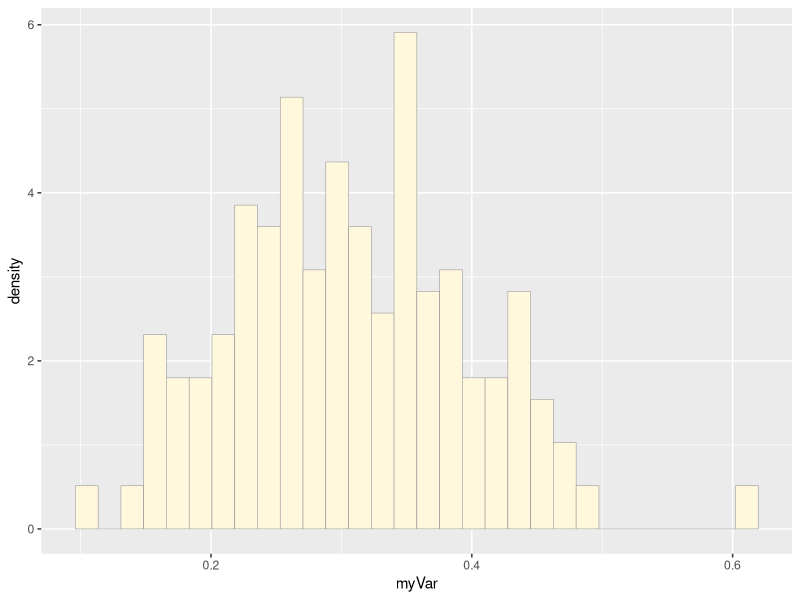
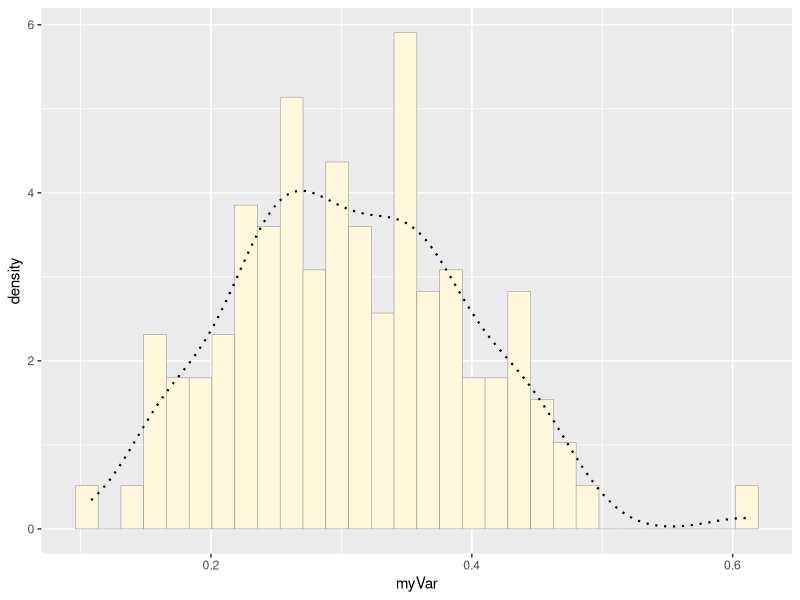
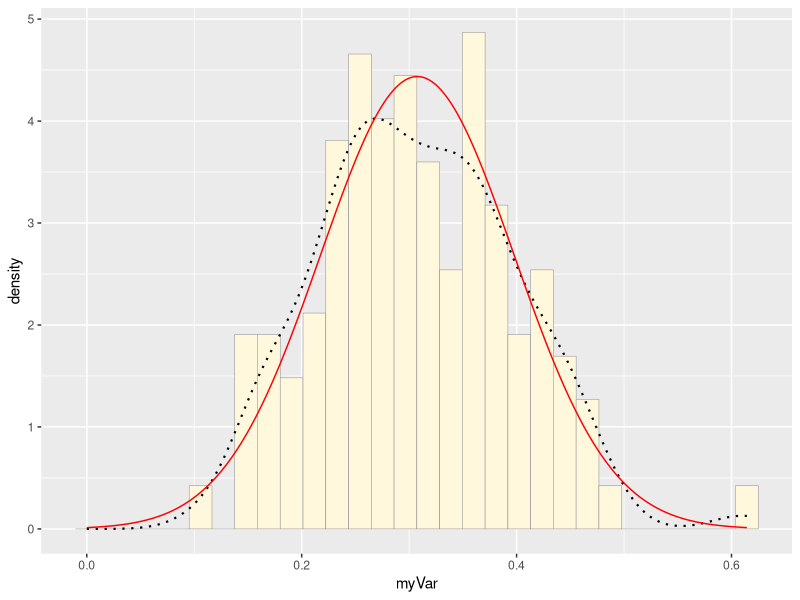
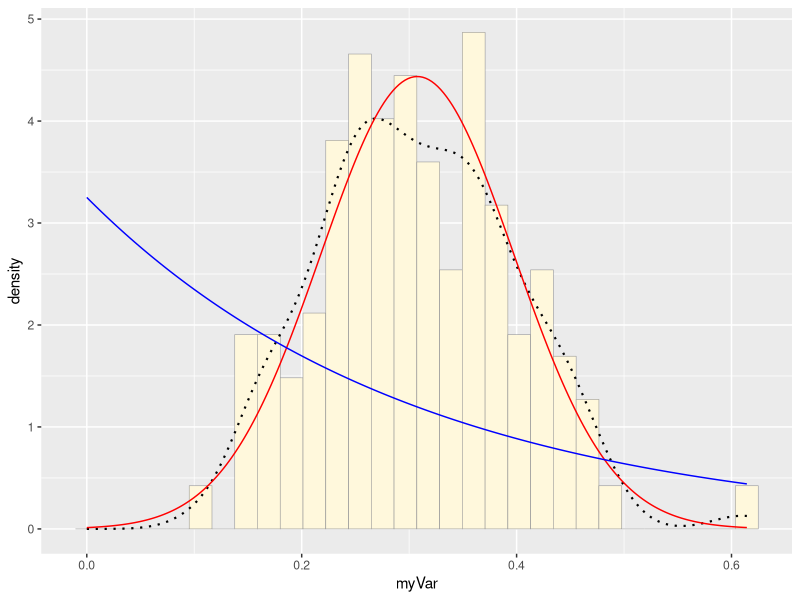
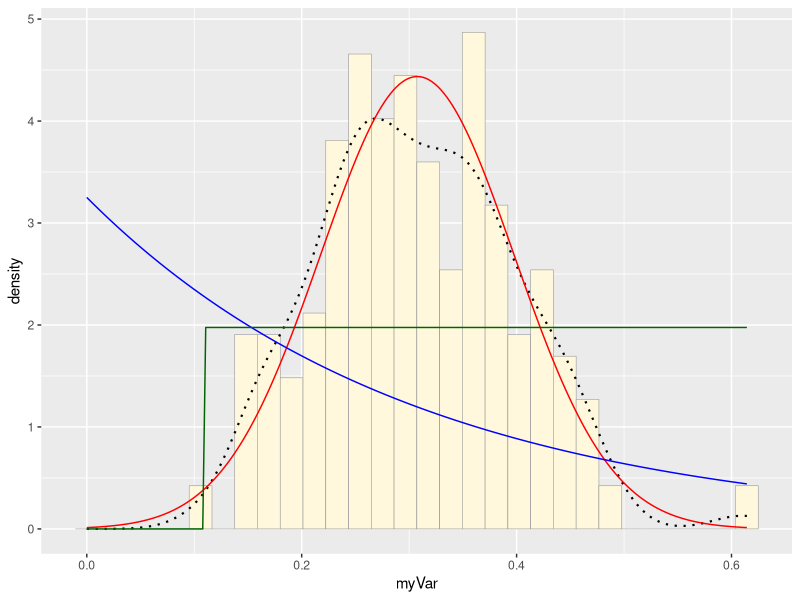
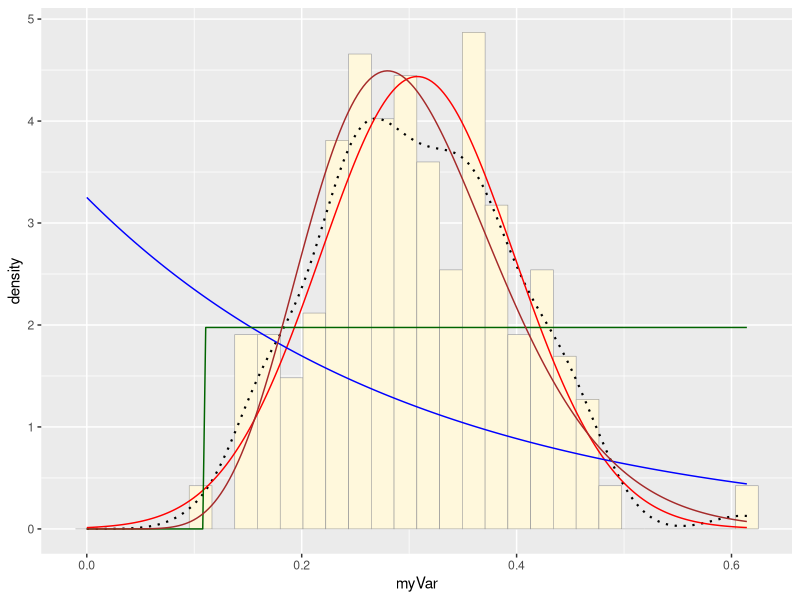
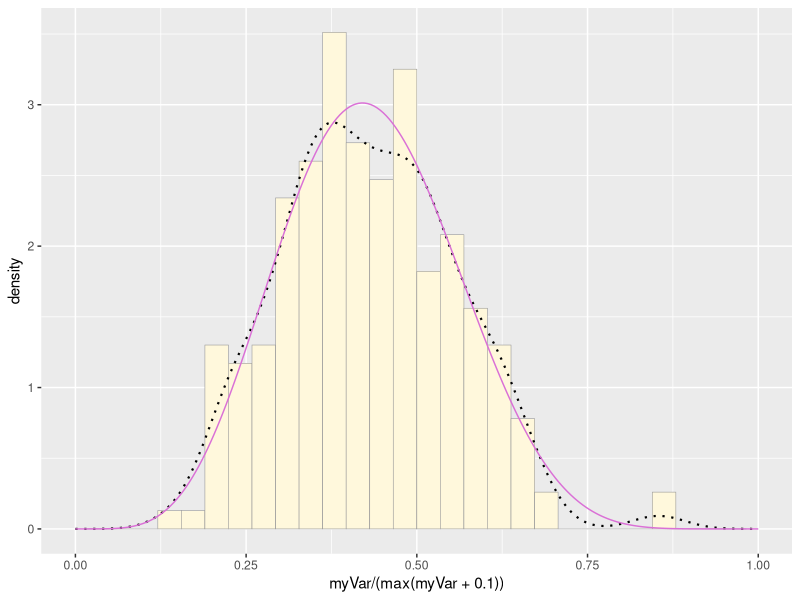
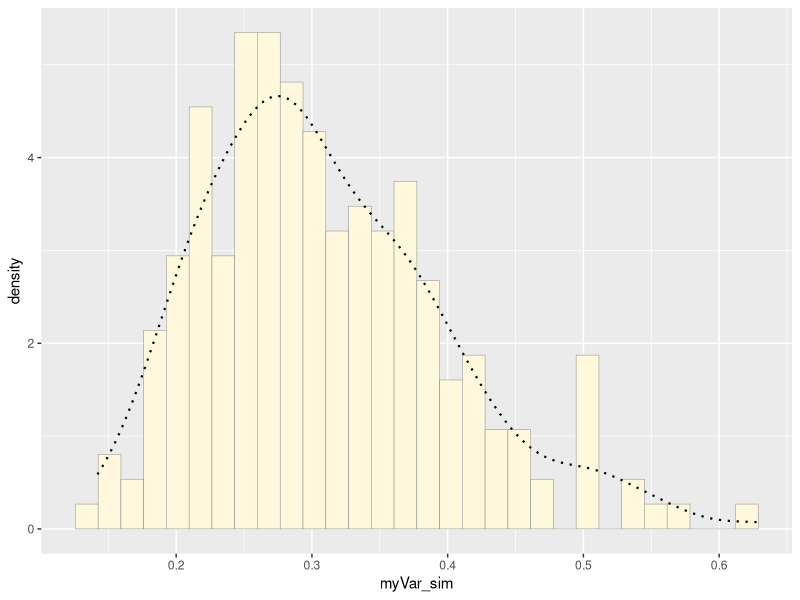

Recreate these plots in R, in order.
## ---- chunk 1
knitr::opts_chunk$set(echo = TRUE)
## ---- chunk 2
library(ggplot2) # for graphics
library(MASS) # for maximum likelihood estimation
## ---- chunk 3
# # quick and dirty, a truncated normal distribution to work on the solution set
# 
# z <- rnorm(n=3000,mean=0.2)
# z <- data.frame(1:3000,z)
# names(z) <- list("ID","myVar")
# z <- z[z$myVar>0,] # only include positive values of myVar
# str(z)
# summary(z$myVar)
## ---- chunk 4
z <- read.table("HW6_M1_01AUG2019_N_EP_022_copy.csv", header=TRUE, sep=",")
z <- data.frame(z$length_mm) # only keep the length_mm column
z <- data.frame(1:223,z)
names(z) <- list("ID","myVar")
str(z)
summary(z) # summary of min, Q1, median, mean, Q3, and max for myVar
## ---- chunk 5
p1 <- ggplot(data=z, aes(x=myVar, y=..density..)) +
  geom_histogram(color="grey60",fill="cornsilk",size=0.2) 
print(p1)
## ---- chunk 6
p1 <-  p1 +  geom_density(linetype="dotted",size=0.75)
print(p1) # dashed line is the empirical curve
## ---- chunk 7
normPars <- fitdistr(z$myVar,"normal")
print(normPars)
str(normPars)
normPars$estimate["mean"] # note structure of getting a named attribute
## ---- chunk 8
meanML <- normPars$estimate["mean"]
sdML <- normPars$estimate["sd"]

xval <- seq(0,max(z$myVar),len=length(z$myVar))

 stat <- stat_function(aes(x = xval, y = ..y..), fun = dnorm, colour="red", n = length(z$myVar), args = list(mean = meanML, sd = sdML))
 p1 + stat # red line is normal distribution
## ---- chunk 9
expoPars <- fitdistr(z$myVar,"exponential")
rateML <- expoPars$estimate["rate"]

stat2 <- stat_function(aes(x = xval, y = ..y..), fun = dexp, colour="blue", n = length(z$myVar), args = list(rate=rateML))
 p1 + stat + stat2 # blue line is exponential distribution
## ---- chunk 10
stat3 <- stat_function(aes(x = xval, y = ..y..), fun = dunif, colour="darkgreen", n = length(z$myVar), args = list(min=min(z$myVar), max=max(z$myVar)))
 p1 + stat + stat2 + stat3 # green line is the uniform distribution
## ---- chunk 11
gammaPars <- fitdistr(z$myVar,"gamma")
shapeML <- gammaPars$estimate["shape"]
rateML <- gammaPars$estimate["rate"]

stat4 <- stat_function(aes(x = xval, y = ..y..), fun = dgamma, colour="brown", n = length(z$myVar), args = list(shape=shapeML, rate=rateML))
 p1 + stat + stat2 + stat3 + stat4 # brown line is the gamma distribution
## ---- chunk 12
pSpecial <- ggplot(data=z, aes(x=myVar/(max(myVar + 0.1)), y=..density..)) +
  geom_histogram(color="grey60",fill="cornsilk",size=0.2) + 
  xlim(c(0,1)) +
  geom_density(size=0.75,linetype="dotted")

betaPars <- fitdistr(x=z$myVar/max(z$myVar + 0.1),start=list(shape1=1,shape2=2),"beta")
shape1ML <- betaPars$estimate["shape1"]
shape2ML <- betaPars$estimate["shape2"]

statSpecial <- stat_function(aes(x = xval, y = ..y..), fun = dbeta, colour="orchid", n = length(z$myVar), args = list(shape1=shape1ML,shape2=shape2ML))
pSpecial + statSpecial # purple line is the beta distribution
## ---- chunk 13
gammaPars <- fitdistr(z$myVar,"gamma")
shapeML <- gammaPars$estimate["shape"]
rateML <- gammaPars$estimate["rate"] 
## ---- chunk 14
z_sim <- rgamma(n = 223, shape = shapeML, rate = rateML)
z_sim <- data.frame(1:223,z_sim)
names(z_sim) <- list("ID","myVar_sim")
str(z_sim)
summary(z_sim$myVar_sim)
## ---- chunk 15
p1 <- ggplot(data=z_sim, aes(x=myVar_sim, y=..density..)) +
  geom_histogram(color="grey60",fill="cornsilk",size=0.2) + 
  geom_density(linetype="dotted",size=0.75)
print(p1) # dashed line is the empirical curve
## ---- chunk 16
p1 <- ggplot(data=z, aes(x=myVar, y=..density..)) +
  geom_histogram(color="grey60",fill="cornsilk",size=0.2) +
  geom_density(linetype="dotted",size=0.75)
print(p1) # dashed line is the empirical curve
